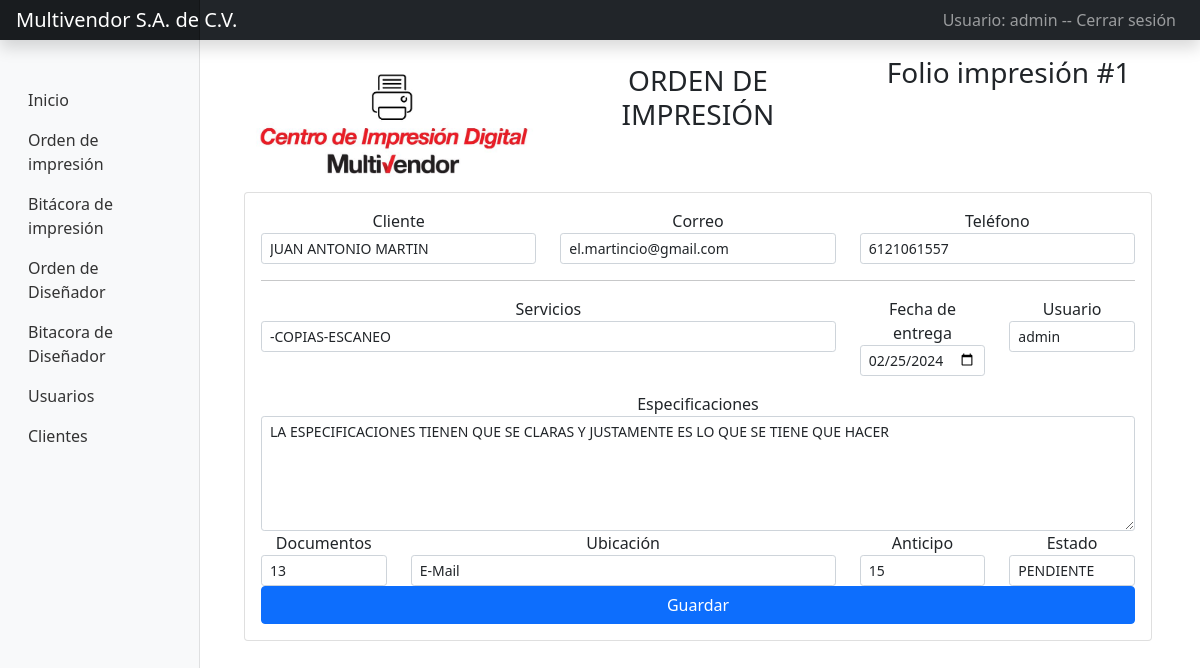
The app's page /Vistas/ai.php?nik=1 (signed in) with its own data.
### tables this page shows
CREATE TABLE `servicios` (
  `id_servicios` int(11) NOT NULL,
  `id_usuario` varchar(11) NOT NULL,
  `id_cliente` int(11) NOT NULL,
  `fec_entrega` date NOT NULL,
  `fol_dis` int(11) NOT NULL,
  `servicios` varchar(45) NOT NULL,
  `document` varchar(45) NOT NULL,
  `ubicacion` varchar(45) NOT NULL,
  `esp` varchar(255) NOT NULL,
  `anticipo` varchar(45) NOT NULL,
  `estado` varchar(11) NOT NULL
);

CREATE TABLE `clientes` (
  `id_cliente` int(11) NOT NULL,
  `id_usuario` int(11) NOT NULL,
  `nombre` varchar(200) DEFAULT NULL,
  `email` varchar(200) DEFAULT NULL,
  `telefono` varchar(200) DEFAULT NULL,
  `ocupacion` varchar(45) NOT NULL,
  `fecha_cumple` date NOT NULL
);

CREATE TABLE `usuarios` (
  `id_usuario` int(11) NOT NULL,
  `nombre` varchar(50) DEFAULT NULL,
  `password` tinytext DEFAULT NULL,
  `priv` int(11) NOT NULL,
  `fechaCaptura` date DEFAULT NULL
);

### Vistas/ai.php (the view, shortened to what this page needs)
<?php
if (isset($_SESSION['usuario'], $_SESSION['priv'])) {
    $c = new conectar();
    $conexion = $c->conexion();
    include('includes/headers.php');
    include('includes/menu.php');
?>
<?php
$nik = mysqli_real_escape_string($conexion, (strip_tags($_GET["nik"], ENT_QUOTES)));
$sql = ("SELECT
    ser.id_servicios, u.nombre, cli.nombre, cli.email, cli.telefono, ser.fec_entrega, ser.fol_dis, ser.servicios, ser.document, ser.ubicacion, ser.esp, ser.anticipo, ser.estado
    FROM servicios AS ser
    INNER JOIN clientes AS cli
    ON ser.id_cliente = cli.id_cliente
    INNER JOIN usuarios AS u
    ON ser.id_usuario = u.id_usuario
    where ser.id_servicios = $nik ");
$result = mysqli_query($conexion, $sql);
while ($mostrar = mysqli_fetch_row($result)) {
?>
<div class="container text-center" id="printImpresion">
    <link href="../assets/dist/css/bootstrap.min.css" rel="stylesheet">
    <div class="row">
        <div class="col-sm-4">
            <img src="../img/cid.png" width="300" />
        </div>
        <div class="col-sm-4">
            <h3>ORDEN DE IMPRESIÓN</h3>
        </div>
        <div class="col-sm-4">
            <h3>Folio impresión #<?php echo $mostrar[0]; ?></h3>
        </div>
    </div>
    <form action="../procesos/servicios/actI.php" method="POST" autocomplete="off">
        <div class="card card-body ">
            <div class="row">
                <div class="col-sm-4">
                    <label>Cliente</label>
                    <input type="text" class="form-control form-control-sm input-sm" value="<?php echo $mostrar[2]; ?>">
                </div>
                <div class="col-sm-4">
                    <label>Correo</label>
                    <input type="text" class="form-control form-control-sm input-sm" value="<?php echo $mostrar[3]; ?>">
                </div>
                <div class="col-sm-4">
                    <label>Teléfono</label>
                    <input type="text" class="form-control form-control-sm input-sm" value="<?php echo $mostrar[4]; ?>">
                </div>
            </div>
            <hr>
            <div class="row">
                <div class="col-sm-8">
                    <label>Servicios</label>
                    <input type="text" class="form-control form-control-sm input-sm" value="<?php echo $mostrar[7]; ?>">
                </div>
                <div class="col-sm-2">
                    <label>Fecha de entrega</label>
                    <input type="date" class="form-control form-control-sm input-sm" value="<?php echo $mostrar[5]; ?>">
                </div>
                <div class="col-sm-2">
                    <label>Usuario</label>
                    <input type="text" class="form-control form-control-sm input-sm" value="<?php echo $mostrar[1]; ?>">
                </div>
            </div>
            <div class="row">
                <div class="col-sm-12">
                    <label>Especificaciones</label>
                    <textarea class="form-control form-control-sm input-sm" aria-label="With textarea" rows="5"><?php echo $mostrar[10]; ?></textarea>
                </div>
            </div>
            <div class="row">
                <div class="col-sm-2">
                    <label>Documentos</label>
                    <input type="text" class="form-control form-control-sm input-sm" value="<?php echo $mostrar[8]; ?>">
                </div>
                <div class="col-sm-6">
                    <label>Ubicación</label>
                    <input type="text" class="form-control form-control-sm input-sm" value="<?php echo $mostrar[9]; ?>">
                </div>
                <div class="col-sm-2">
                    <label>Anticipo</label>
                    <input type="text" class="form-control form-control-sm input-sm" value="<?php echo $mostrar[11]; ?>">
                </div>
                <div class="col-sm-2">
                    <label>Estado</label>
                    <select name="estadoEdit" id="estadoEdit" class="form-control form-control-sm input-sm" value="<?php echo $mostrar[12]; ?>">
                        <option value="PENDIENTE">PENDIENTE</option>
                    </select>
                </div>
            </div>
            <button type="submit" class="btn btn-primary"><i class="fa-solid fa-floppy-disk"></i> Guardar</button>
        <?php
    }
    ?>
        </form>
        <link href="https://cdn.datatables.net/v/bs5/jq-3.6.0/dt-1.13.4/datatables.min.css" rel="stylesheet" />
        </body>
        </html>
    <?php
} else {
    header("location:../index.php");
}
?>

### css/dashboard.css (style rules this page uses)
body { font-size: .875rem; }

### records on screen
servicios: id_servicios "1", id_cliente.nombre "JUAN ANTONIO MARTIN", id_cliente.email "el.martincio@gmail.com", id_cliente.telefono "6121061557", servicios "-COPIAS-ESCANEO", fec_entrega "02/25/2024", id_usuario.nombre "admin", esp "LA ESPECIFICACIONES TIENEN QUE SE CLARAS Y JUSTAMENTE ES LO QUE SE TIENE QUE HACER", document "13", ubicacion "E-Mail", anticipo "15", estadoEdit "PENDIENTE"

### other values on screen
$_SESSION['usuario'] "admin"
